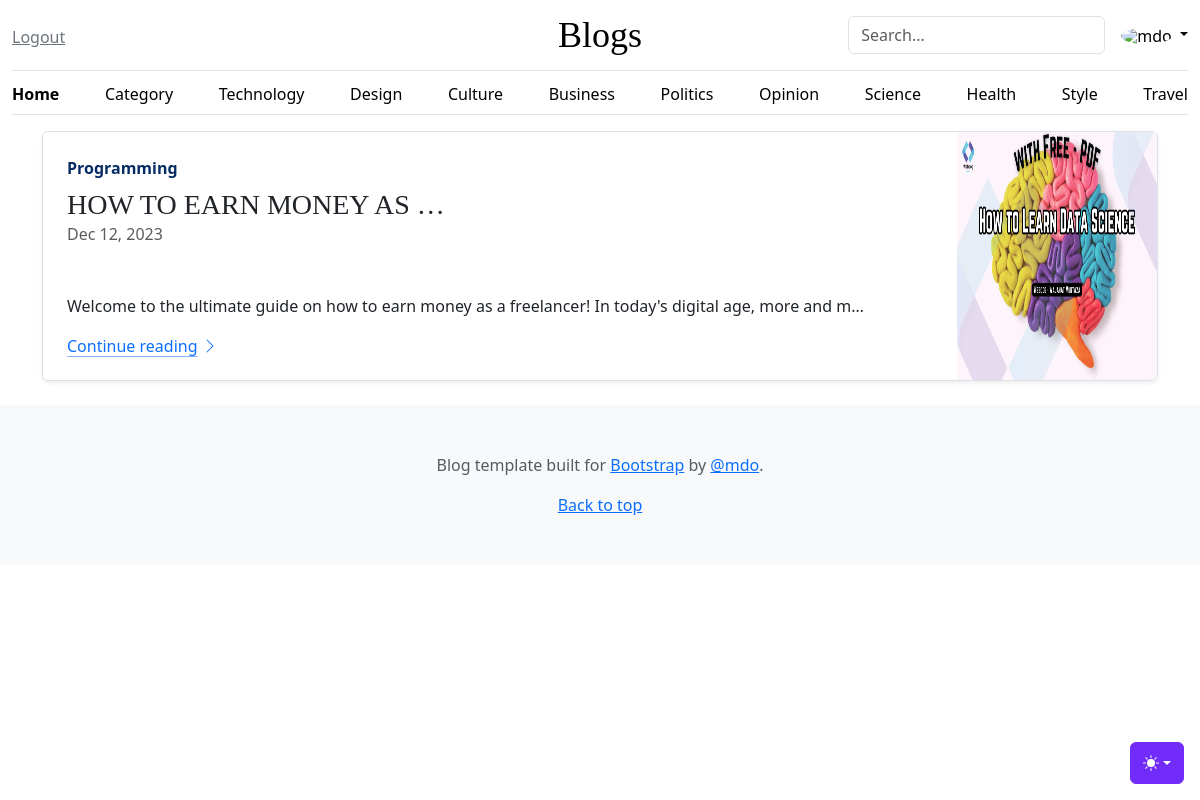
Screenshot of /category/programming (signed in) with the database file from the repository.
### core/models.py (models this page shows, shortened)
class Post(models.Model):
    STATUS = (
        ('Draft','Draft'),
        ('Publish','Publish')
    )
    featured_img = models.ImageField(upload_to='post/')
    title = models.CharField(max_length=255)
    author = models.CharField(max_length=30)
    category = models.ForeignKey(Category, on_delete=models.CASCADE)
    date = models.DateTimeField(auto_now_add=True)
    update = models.DateTimeField(auto_now=True, null=True)
    content = RichTextField()
    slug = models.CharField(max_length=255, unique=True)
    status = models.CharField(choices=STATUS, max_length=150)

class Category(models.Model):
    name = models.CharField(max_length=255)
    date = models.DateTimeField(auto_now_add=True)
    slug = models.CharField(max_length=50, unique=True, blank=True, null=True)
    def __str__(self):
        return self.name

### core/views.py (the view)
# urls.py: path("category/<str:slug>", views.cat_post, name="catPost"),
def cat_post(request, slug):
    category = Category.objects.get(slug=slug)
    posts = Post.objects.filter(category=category,status='Publish')
    context = {
        'category':category,
        'posts':posts
    }
    return render(request, 'cat_post.html', context)

### template/cat_post.html
{% extends "base.html" %}
{% block content %}
<div class="container">
{% if posts %}
{% for u in posts %}
<div class="col-md-12">
  <div class="row g-0 border rounded overflow-hidden flex-md-row mb-4 shadow-sm h-md-250 position-relative">
    <div class="col p-4 d-flex flex-column position-static">
      <strong class="d-inline-block mb-2 text-primary-emphasis">{{u.category}}</strong>
      <h3 class="mb-0">{{u.title|truncatechars:"22"}}</h3>
      <div class="mb-1 text-body-secondary">{{u.date|date:"M d, Y"}}</div>
      <p class="card-text mb-auto">{{u.content|safe|truncatechars:"110"}}</p>
      <a href="{% url 'post_view' u.slug %}" class="icon-link gap-1 icon-link-hover stretched-link">
        Continue reading
        <svg class="bi"><use xlink:href="#chevron-right"/></svg>
      </a>
    </div>
    <div class="col-auto d-none d-lg-block">
      <img src="{{u.featured_img.url}}" width="200" height="250">
    </div>
  </div>
</div>
{% endfor %}
{% else %}
<h1 class="text-center p-5">No Post Found</h1>
{% endif %}
</div>
{% endblock content %}

### static/css/blog.css (style rules this page uses)
h1, h2, h3, h4, h5, h6 { font-family: "Playfair Display", Georgia, "Times New Roman", serif; }
@media (min-width: 768px) { .h-md-250 { height: 250px; } }

### template/base.html (style rules this page uses)
.bi { vertical-align: -.125em; fill: currentColor; }

### rows the page displays
Post: category "Programming", title "HOW TO EARN MONEY AS …", date "Dec 12, 2023", content "Welcome to the ultimate guide on how to earn money as a freelancer! In today's digital age, more and m…", featured_img (picture)
